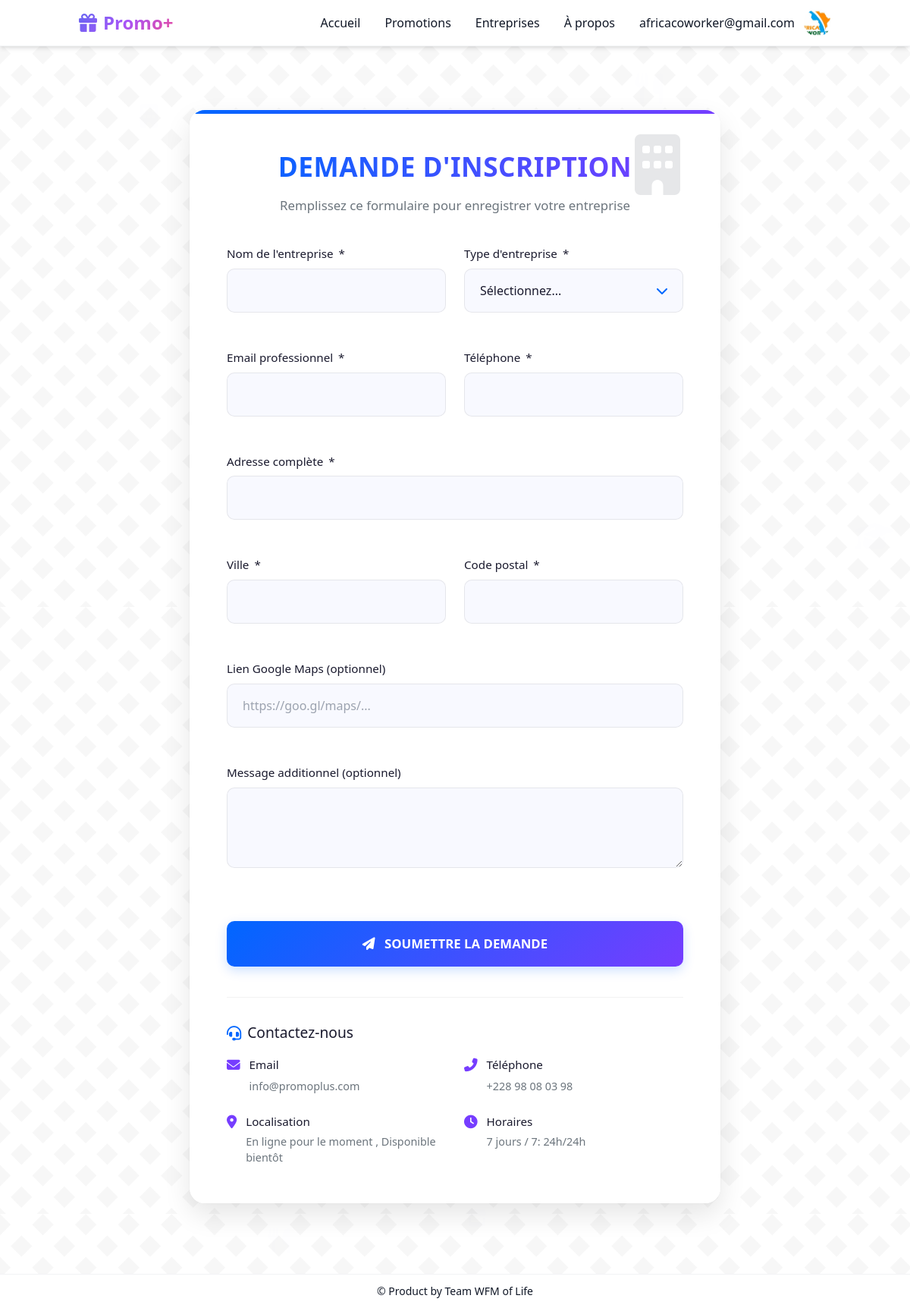
Page /demande-inscription/ (signed in) on the committed database.
### promotions/models.py (models this page shows, shortened)
class Utilisateur(AbstractUser):
    username = models.CharField(max_length=150, unique=True, blank=True, null=True)
    entreprise = models.OneToOneField(Entreprise, on_delete=models.CASCADE, null=True, blank=True)
    email = models.EmailField(unique=True)
    password_reset_required = models.BooleanField(default=True)
    is_active = models.BooleanField(default=True)
    is_admin = models.BooleanField(default=False)
    is_staff = models.BooleanField(default=False)
    is_superuser = models.BooleanField(default=False)
    verification_code = models.CharField(max_length=6, blank=True, null=True)
    USERNAME_FIELD = "email"
    REQUIRED_FIELDS = []
    objects = UserAccountManager()

class Entreprise(models.Model):
    nom = models.CharField(max_length=100)
    categorie_e = models.CharField(max_length=50, choices=[
        ('Hôtel', 'Hôtel'),
        ('Supermarché', 'Supermarché'),
        ('hôpital', 'Hôpital'),
        ('magasin', 'Magasin'),
        ('réseau', 'Réseau'),
    ], default="Supermarché")
    email = models.EmailField()
    description = models.TextField(default="Soyez à l'afflux de nos meilleurs promos")
    contact = models.CharField(max_length=20)
    logo = models.ImageField(upload_to='logos/')
    banniere = models.ImageField(upload_to='bannieres/')
    localisation = models.CharField(max_length=255, help_text="Adresse textuelle pour l'affichage")
    localisation_map = models.TextField(help_text="Texte pour l'iframe Google Maps (ex: '6.1234,1.5678' ou 'Nom+du+lieu')")
    latitude = models.FloatField(blank=True, null=True,default=0)
    longitude = models.FloatField(blank=True, null=True,default=0)
    facebook = models.URLField(blank=True, null=True)
    instagram = models.URLField(blank=True, null=True)
    twitter = models.URLField(blank=True, null=True)
    website = models.URLField(blank=True, null=True)
    meta_description = models.TextField(blank=True, null=True, help_text="Description pour le référencement SEO")
    meta_keywords = models.CharField(max_length=255, blank=True, null=True, help_text="Mots-clés pour le référencement SEO, séparés par des virgules")
    abonnes_count = models.PositiveIntegerField(default=0)
    class Meta:
        verbose_name = "Entreprise"
        verbose_name_plural = "Entreprises"

### promotions/views.py (the view, shortened to what this page needs)
# urls.py: path('demande-inscription/', views.demande_inscription, name='demande_inscription'),
def demande_inscription(request):
    BUSINESS_TYPES = [
        ('hotel', 'Hôtel'),
        ('restaurant', 'Restaurant'),
        ('supermarket', 'Supermarkté'),
        ('university', 'Université'),
        ('school', 'École'),
        ('hospital', 'Hôpital'),
        ('shop', 'Boutique'),
        ('company', 'Société/Entreprise'),
        ('other', 'Autre'),
    ]
    return render(request, 'register.html', {
        'business_types': BUSINESS_TYPES,
    })

### promotions/templates/register.html (shortened to what this page needs)
{% extends "base.html" %}
{% load static %}
{% block content %}
<div class="cyber-container">
    <div class="floating-icons">
    </div>
    <div class="cyber-form-card">
        <div class="business-type-illustration" id="businessIllustration">
            <i class="fas fa-building" style="font-size: 80px;"></i>
        </div>
        <div class="cyber-header">
            <h1 class="cyber-title">DEMANDE D'INSCRIPTION</h1>
            <p class="cyber-subtitle">Remplissez ce formulaire pour enregistrer votre entreprise</p>
        </div>
        <form method="post" novalidate>
            <div class="form-grid">
                <div class="form-group">
                    <label class="form-label">Nom de l'entreprise <span class="required">*</span></label>
                    <input type="text" class="form-control" name="company_name" required>
                </div>
                <div class="form-group">
                    <label class="form-label">Type d'entreprise <span class="required">*</span></label>
                    <div class="select-wrapper">
                        <select class="form-control" name="business_type" id="businessType" required>
                            <option value="" disabled selected>Sélectionnez...</option>
                        </select>
                    </div>
                </div>
                <div class="form-group">
                    <label class="form-label">Email professionnel <span class="required">*</span></label>
                    <input type="email" class="form-control" name="email" required>
                </div>
                <div class="form-group">
                    <label class="form-label">Téléphone <span class="required">*</span></label>
                    <input type="tel" class="form-control" name="phone" required>
                </div>
                <div class="form-group full-width">
                    <label class="form-label">Adresse complète <span class="required">*</span></label>
                    <input type="text" class="form-control" name="address" required>
                </div>
                <div class="form-group">
                    <label class="form-label">Ville <span class="required">*</span></label>
                    <input type="text" class="form-control" name="city" required>
                </div>
                <div class="form-group">
                    <label class="form-label">Code postal <span class="required">*</span></label>
                    <input type="text" class="form-control" name="postal_code" required>
                </div>
                <div class="form-group full-width">
                    <label class="form-label">Lien Google Maps (optionnel)</label>
                    <input type="url" class="form-control" name="location_link" placeholder="https://goo.gl/maps/...">
                </div>
                <div class="form-group full-width">
                    <label class="form-label">Message additionnel (optionnel)</label>
                    <textarea class="form-control" name="message" rows="3"></textarea>
                </div>
            </div>
            <button type="submit" class="btn-submit">
                <i class="fas fa-paper-plane" style="margin-right: 8px;"></i> SOUMETTRE LA DEMANDE
            </button>
        </form>
        <div class="contact-info">
            <h3><i class="fas fa-headset"></i> Contactez-nous</h3>
            <div class="contact-grid">
                <div class="contact-item">
                    <i class="fas fa-envelope"></i>
                    <div>
                        <h4>Email</h4>
                        <a href="mailto:contact@votresociete.com">info@promoplus.com</a>
                    </div>
                </div>
                <div class="contact-item">
                    <i class="fas fa-phone-alt"></i>
                    <div>
                        <h4>Téléphone</h4>
                        <a href="tel:+33123456789">+228 98 08 03 98</a>
                    </div>
                </div>
                <div class="contact-item">
                    <i class="fas fa-map-marker-alt"></i>
                    <div>
                        <h4>Localisation</h4>
                        <p>En ligne pour le moment , Disponible bientôt</p>
                    </div>
                </div>
                <div class="contact-item">
                    <i class="fas fa-clock"></i>
                    <div>
                        <h4>Horaires</h4>
                        <p>7 jours / 7: 24h/24h</p>
                    </div>
                </div>
            </div>
        </div>
    </div>
</div>
{% endblock %}

### promotions/templates/base.html (shortened to what this page needs)
<!DOCTYPE html>
<html lang="fr" class="{% if request.user.is_authenticated %}user-authenticated{% endif %}">
<head>
    {% load static %}
    <link href="https://cdn.jsdelivr.net/npm/tailwindcss@2.2.19/dist/tailwind.min.css" rel="stylesheet">
    <link rel="stylesheet" href="https://cdnjs.cloudflare.com/ajax/libs/font-awesome/6.4.0/css/all.min.css">
    {% block seo %}
</head>
{% endblock %}
</head>
<body class="bg-white text-gray-900 transition-mode">
<header class="fixed top-0 w-full z-50 bg-white shadow-md">
  <div class="container mx-auto px-4 py-3 flex justify-between items-center">
    <a href="/" class="flex-shrink-0 flex items-center text-2xl font-bold logo-gradient">
      <i class="fas fa-gift mr-2"></i>Promo+
    </a>
    <div class="hidden md:flex items-center space-x-8">
      <a href="/" class="nav-link">Accueil</a>
      <div class="relative menu-promotions">
        <button class="nav-link">Promotions</button>
      </div>
      <a href="/entreprise" class="nav-link">Entreprises</a>
      <a href="/about_me" class="nav-link">À propos</a>
      {% if user.is_authenticated %}
      <div class="relative" id="user-menu-container">
        <button id="user-menu-button" class="flex items-center space-x-3 focus:outline-none group" aria-expanded="false" aria-haspopup="true">
          <span class="font-medium">{{ user.email }}</span>
          {% if user.entreprise and user.entreprise.logo %}
          <div class="relative group">
            <img src="{{ user.entreprise.logo.url }}" alt="Avatar" class="w-9 h-9 rounded-full object-cover transition-all group-hover:ring-2 group-hover:ring-accent-color">
          </div>
          {% else %}
          <div class="default-avatar w-9 h-9 rounded-full flex items-center justify-center text-lg">
            {{ user.email|first|upper }}
          </div>
          {% endif %}
        </button>
      </div>
      {% else %}
      <a href="/demande-inscription" class="nav-link">Inscription</a>
      <a href="{% url 'login' %}" class="nav-link">Connexion</a>
      {% endif %}
    </div>
  </div>
    </header>
    <main class="container mx-auto px-4 pt-24 pb-20 md:pt-28 md:pb-16">
        {% block content %}
        {% endblock %}
    </main>
    <footer class="fixed bottom-0 w-full z-40">
        <div class="container mx-auto text-center py-3">
            <p class="text-sm">&copy; Product by Team WFM of Life</p>
        </div>
    </footer>
</body>
</html>

### promotions/templates/base.html (style rules this page uses)
html { scroll-behavior: smooth; }
body { font-family: 'Inter', sans-serif; }
.transition-mode { transition: background-color 0.5s ease, color 0.5s ease, border-color 0.5s ease; }
:root { --bg-primary: #ffffff; --text-primary: #111827; --text-secondary: #4b5563; --header-bg: rgba(255, 255, 255, 0.9); --header-border: rgba(229, 231, 235, 0.5); --card-bg: #ffffff; --card-border: #e5e7eb; --menu-bg: #ffffff; --menu-shadow: 0 10px 25px -5px rgba(0, 0, 0, 0.1); --menu-hover: #f3f4f6; --accent-color: #6366f1; --accent-hover: #4f46e5; --glow-color: rgba(99, 102, 241, 0.1); }
body { background-color: var(--bg-primary); color: var(--text-primary); font-family: 'Inter', -apple-system, BlinkMacSystemFont, sans-serif; }
header { background-color: var(--header-bg); border-bottom: 1px solid var(--header-border); backdrop-filter: blur(12px); -webkit-backdrop-filter: blur(12px); }
.nav-link { position: relative; color: var(--text-primary); transition: all 0.3s ease; }
.nav-link:after { content: ''; position: absolute; width: 0; height: 2px; bottom: -2px; left: 0; background: linear-gradient(90deg, var(--accent-color), var(--accent-hover)); transition: width 0.4s cubic-bezier(0.22, 0.61, 0.36, 1); }
.logo-gradient { background: linear-gradient(135deg, #6366f1, #a855f7, #ec4899); -webkit-background-clip: text; background-clip: text; -webkit-text-fill-color: transparent; }
footer { background-color: var(--header-bg); border-top: 1px solid var(--header-border); backdrop-filter: blur(12px); -webkit-backdrop-filter: blur(12px); }

### rows in the picture
Utilisateur: email "africacoworker@gmail.com", entreprise.logo (picture)
